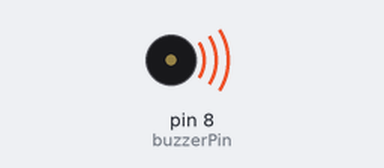
The sketch below on a simulated Arduino Uno, built with avr-gcc and run on an emulated ATmega328P. Shown: buzzer (waves = sounding).

Above: at 0.15 s.
At 4.69 s:
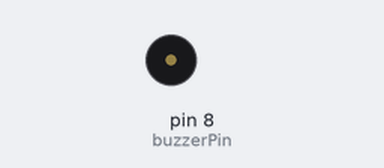
Timing chart, 0 to 5.6 s (numbered marks = the images above):
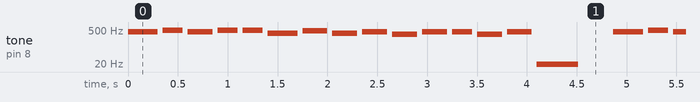

Measured:
- by itself, tone on pin 8 (buzzerPin): plays 415 Hz for 0.30 s, 493 Hz for 0.20 s, 415 Hz for 0.25 s, 493 Hz for 0.20 s, 493 Hz for 0.20 s, 370 Hz for 0.30 s … (402 notes in this stretch)

The sketch:

jerkitout.ino
```cpp
// ainda falta acertar um tom mas a melodia esta certa.


int buzzerPin = 8; // Pino do buzzer

// Definições das notas musicais em Hz
int notas[] = {
  415,  // G#
  493,  // B
  415,  // G#
  493,  // B
  493,  // B
  370,  // F#
  466,  // A#
  370,  // F#
  415,  // G#
  329, // E
  415,   // G#
  415,   // G#
  329, // E
  415   // G#
};

int duracoes[] = {
  300,  // G#
  200,  // B
  250,  // G#
  200,  // B
  200,  // B
  300,  // F#
  250,  // A#
  250,  // F#
  250,   // G#
  250,  // E
  250,   // G#
  200,   // G#
  250,   // E
  250   // G#
};

void setup() {
  pinMode(buzzerPin, OUTPUT);
}

void loop() {
  // Tocar cada nota
  for (int i = 0; i < 15; i++) {
    tone(buzzerPin, notas[i]);  // Toca a nota
    delay(duracoes[i]);         // Espera a duração da nota
    noTone(buzzerPin);          // Para o som
    delay(50);                  // Pequena pausa entre as notas
  }

  delay(300);
}
```
